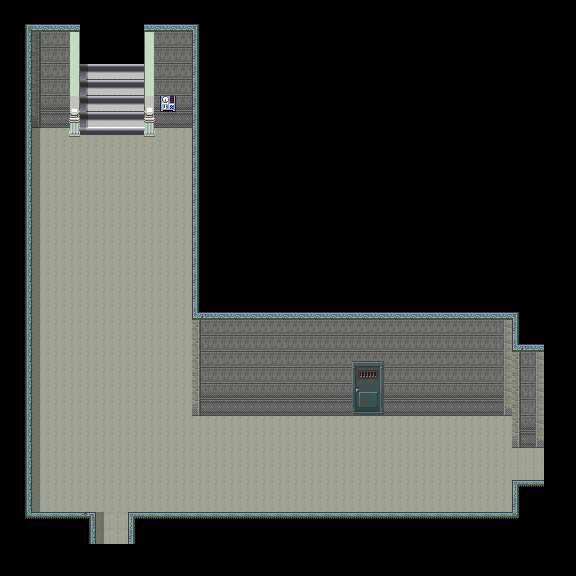

The image is a tile-based game level rendered from a .tmx file. Its description and source (layers, tilesets, objects; grid data summarised) follow:
An orthogonal 36x36 tile map with 16x16 px tiles, 9 tile layers (Base, Base2, MonoShita, steps, ...), 5 tilesets and 26 objects.

<map version="1.0" orientation="orthogonal" renderorder="right-down" width="36" height="36" tilewidth="16" tileheight="16" backgroundcolor="#000000" nextobjectid="36">
 <tileset firstgid="1" name="ST-Sewer-01" tilewidth="16" tileheight="16" tilecount="1504" columns="16">
  <image source="ST-Sewer-01.png" trans="aa55ff" width="256" height="1504" />
 </tileset>
 <tileset firstgid="1505" name="ST-MsionR-I01" tilewidth="16" tileheight="16" tilecount="1984" columns="16">
  <image source="ST-MsionR-I01.png" trans="aa55ff" width="256" height="1990" />
 </tileset>
 <tileset firstgid="3489" name="ed4" tilewidth="16" tileheight="16" tilecount="480" columns="30">
  <image source="ed4.png" trans="aa55ff" width="480" height="256" />
 </tileset>
 <tileset firstgid="3969" name="SC-Door-Metal01" tilewidth="16" tileheight="16" tilecount="128" columns="8">
  <image source="SC-Door-Metal01.png" trans="aa55ff" width="128" height="256" />
 </tileset>
 <tileset firstgid="4097" name="cyber2" tilewidth="16" tileheight="16" tilecount="480" columns="30">
  <image source="cyber2.png" trans="aa55ff" width="480" height="256" />
 </tileset>
 <layer name="Base" width="36" height="36">
  <properties>
   <property name="cc_vertexz" value="-12" />
  </properties>
  <data>[1296 cells, 552 non-empty, 15 distinct tile ids]</data>
 </layer>
 <layer name="Base2" width="36" height="36">
  <properties>
   <property name="cc_vertexz" value="-12" />
  </properties>
  <data>[1296 cells, 115 non-empty, 12 distinct tile ids]</data>
 </layer>
 <layer name="MonoShita" width="36" height="36">
  <properties>
   <property name="cc_vertexz" value="-11" />
  </properties>
  <data>[1296 cells, 1 non-empty, 1 distinct tile ids]</data>
 </layer>
 <layer name="steps" width="36" height="36">
  <properties>
   <property name="cc_vertexz" value="-11" />
  </properties>
  <data>[1296 cells, 34 non-empty, 19 distinct tile ids]</data>
 </layer>
 <layer name="door" width="36" height="36">
  <properties>
   <property name="cc_vertexz" value="-11" />
  </properties>
  <data>[1296 cells, 8 non-empty, 8 distinct tile ids]</data>
 </layer>
 <layer name="door2" width="36" height="36">
  <properties>
   <property name="cc_vertexz" value="-11" />
  </properties>
  <data>[1296 cells, 8 non-empty, 8 distinct tile ids]</data>
 </layer>
 <layer name="door3" width="36" height="36">
  <properties>
   <property name="cc_vertexz" value="-11" />
  </properties>
  <data>[1296 cells, 8 non-empty, 8 distinct tile ids]</data>
 </layer>
 <layer name="door4" width="36" height="36">
  <properties>
   <property name="cc_vertexz" value="-11" />
  </properties>
  <data>[1296 cells, 8 non-empty, 8 distinct tile ids]</data>
 </layer>
 <objectgroup name="collision">
  <object id="6" x="144" y="0" width="48" height="128" />
  <object id="7" x="192" y="0" width="160" height="416" />
  <object id="9" x="384" y="320" width="128" height="96" />
  <object id="10" x="512" y="320" width="64" height="128" />
  <object id="11" x="512" y="480" width="64" height="64" />
  <object id="12" x="128" y="512" width="384" height="64" />
  <object id="13" x="32" y="512" width="64" height="64" />
  <object id="14" x="0" y="0" width="32" height="576" />
  <object id="15" x="32" y="0" width="48" height="128" />
  <object id="16" x="80" y="0" width="64" height="32" />
  <object id="23" x="352" y="384" width="32" height="32">
   <properties>
    <property name="objID" value="181" />
   </properties>
  </object>
  <object id="25" x="544" y="448" width="32" height="32">
   <properties>
    <property name="objID" value="182" />
   </properties>
  </object>
 </objectgroup>
 <objectgroup name="event">
  <object id="17" x="352" y="288" width="32" height="32">
   <properties>
    <property name="EventID" value="1" />
    <property name="trigger" value="0" />
   </properties>
  </object>
  <object id="18" x="80" y="32" width="64" height="32">
   <properties>
    <property name="EventID" value="2" />
    <property name="trigger" value="1" />
   </properties>
  </object>
  <object id="19" x="96" y="544" width="32" height="32">
   <properties>
    <property name="EventID" value="3" />
    <property name="trigger" value="1" />
   </properties>
  </object>
  <object id="20" x="352" y="384" width="32" height="32">
   <properties>
    <property name="EventID" value="4" />
    <property name="trigger" value="1" />
   </properties>
  </object>
  <object id="21" x="544" y="448" width="32" height="32">
   <properties>
    <property name="EventID" value="5" />
    <property name="trigger" value="1" />
   </properties>
  </object>
  <object id="22" x="352" y="384" width="32" height="32">
   <properties>
    <property name="EventID" value="6" />
    <property name="trigger" value="2" />
   </properties>
  </object>
  <object id="24" x="384" y="288" width="32" height="32">
   <properties>
    <property name="EventID" value="7" />
    <property name="trigger" value="3" />
   </properties>
  </object>
  <object id="26" x="544" y="448" width="32" height="32">
   <properties>
    <property name="EventID" value="8" />
    <property name="trigger" value="2" />
   </properties>
  </object>
  <object id="27" x="416" y="288" width="32" height="32">
   <properties>
    <property name="EventID" value="10" />
    <property name="trigger" value="3" />
   </properties>
  </object>
  <object id="28" x="160" y="96" width="32" height="32">
   <properties>
    <property name="EventID" value="11" />
    <property name="trigger" value="2" />
   </properties>
  </object>
 </objectgroup>
 <objectgroup name="chara">
  <object id="29" x="96" y="256" width="32" height="32" />
  <object id="30" x="160" y="256" width="32" height="32" />
  <object id="31" x="128" y="256" width="32" height="32" />
  <object id="33" x="64" y="256" width="32" height="32" />
 </objectgroup>
 <layer name="shadow" width="36" height="36">
  <data>[1296 cells, 36 non-empty, 1 distinct tile ids]</data>
 </layer>
</map>
